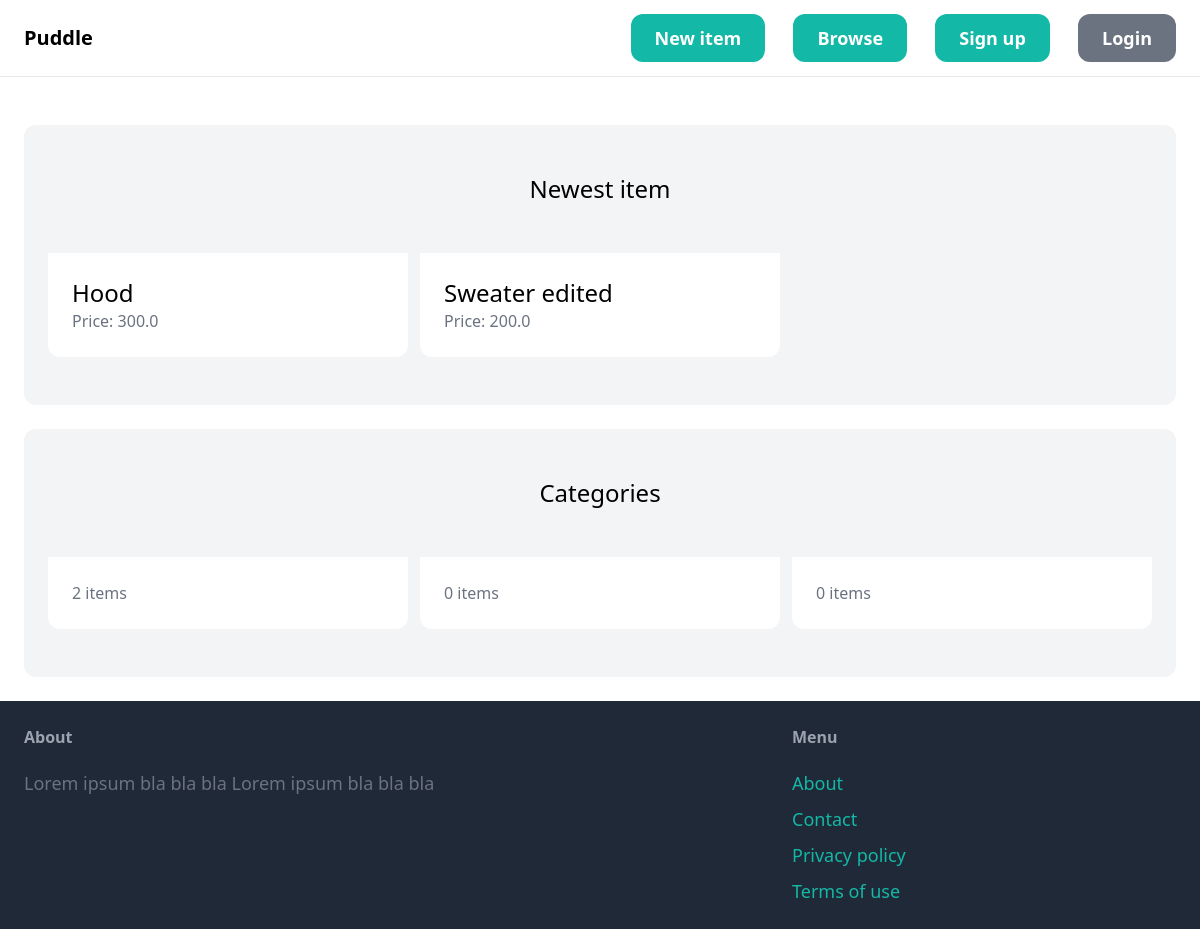
Before: / with the older database file.
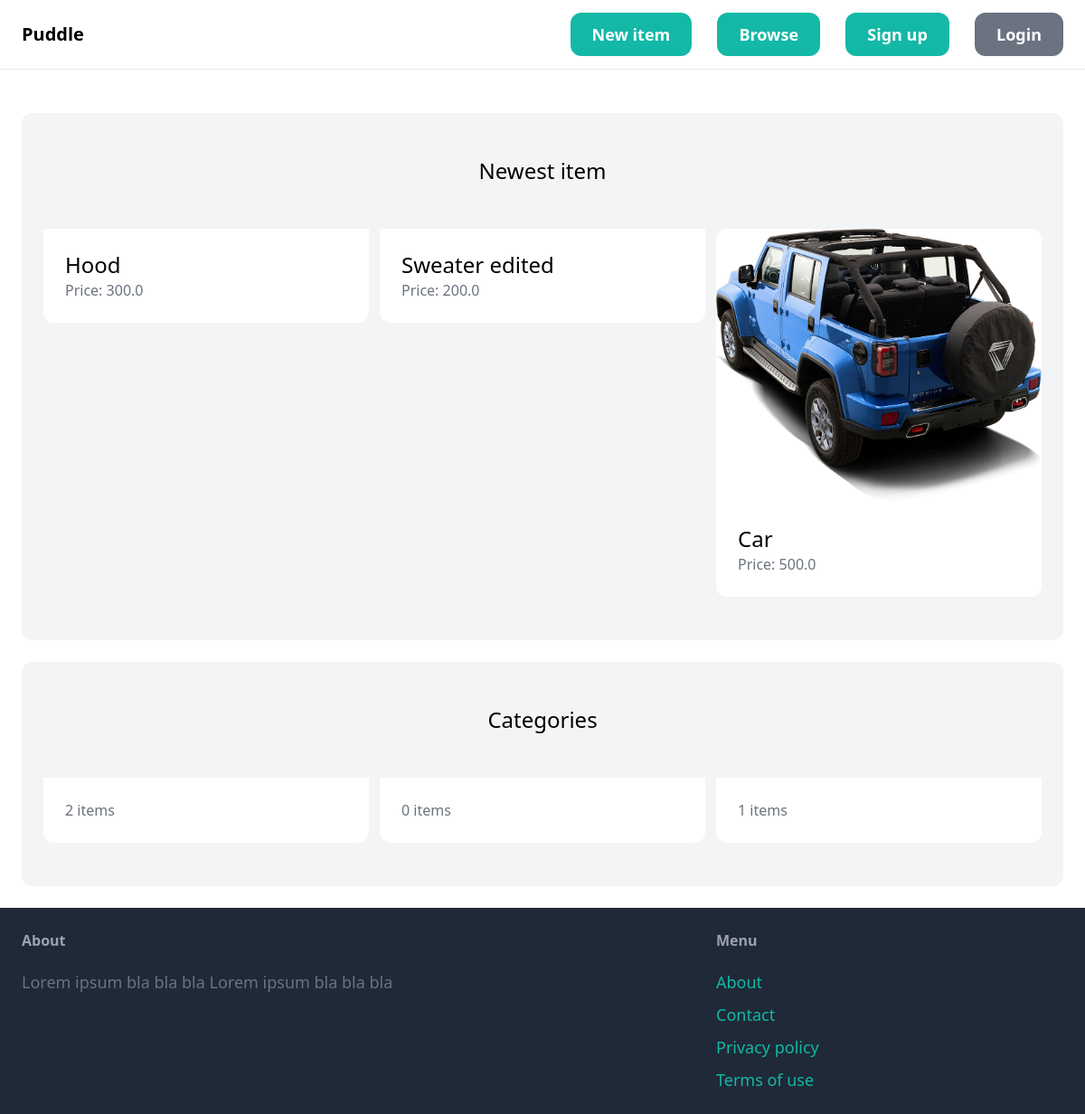
After: the same page with the newer database file.
### item/models.py (models this page shows, shortened)
class Item(models.Model):
    category = models.ForeignKey(Category, related_name='items', on_delete=models.CASCADE)
    name = models.CharField(max_length=255)
    description = models.TextField(blank=True, null=True)
    price = models.FloatField()
    image = models.ImageField(upload_to='item_images', blank=True, null=True)
    is_sold = models.BooleanField(default=False)
    created_by = models.ForeignKey(User, related_name='items', on_delete=models.CASCADE)
    created_at = models.DateTimeField(auto_now_add=True)

class Category(models.Model):
    name = models.CharField(max_length=255)
    class Meta:
        ordering = ('name', )
        verbose_name_plural = 'Categories'

### core/views.py (the view)
# urls.py: path('', views.index, name="index"),
def index(request):
    items = Item.objects.filter(is_sold=False)[0:6]
    categories = Category.objects.all()
    return render(request, 'core/index.html', {
        'categories': categories,
        'items': items
    })

### templates/core/index.html (shortened to what this page needs)
{% extends 'core/base.html' %}
{% block content %}
<div class="mt-6 px-6 py-12 bg-gray-100 rounded-xl">
    <h2 class="mb-12 text-2xl text-center"> Newest item</h2>
<div class="grid grid-cols-3 gap-3">
    {% for item in items %}
    <div>
        <a href="{% url 'item:detail' item.id %}">
            <div>
                <img src="{{item.image.url}}" alt="" class="rounded-t-xl">
            </div>
            <div class="p-6 bg-white rounded-b-xl">
                <h2 class="text-2xl">{{ item.name }}</h2>
                <p class="text-gray-500">Price: {{ item.price }}</p>
            </div>
        </a>
    </div>
    {% endfor %}
</div>
</div>
<div class="mt-6 px-6 py-12 bg-gray-100 rounded-xl">
    <h2 class="mb-12 text-2xl text-center">Categories</h2>
<div class="grid grid-cols-3 gap-3">
    {% for category in categories %}
    <div>
        <a href="#">
            <div class="p-6 bg-white rounded-b-xl">
                <p class="text-gray-500">{{ category.items.count }} items</p>
            </div>
        </a>
    </div>
    {% endfor %}
</div>
</div>
{% endblock %}

### templates/core/base.html (shortened to what this page needs)
<html lang="en">
<head>
    <script src="https://cdn.tailwindcss.com"></script>
</head>
<body>
    <nav class="py-6 px-6 flex justify-between items-center border-b border-gray-200">
        <a href="/" class="text-xl font-semibold">Puddle</a>
        <div class="space-x-6">
            <a href="{% url 'item:new' %}" class="px-6 py-3 text-lg font-semibold bg-teal-500 text-white rounded-xl hover:bg-teal-700">New item</a>
            <a href="{% url 'item:items' %}" class="px-6 py-3 text-lg font-semibold bg-teal-500 text-white rounded-xl hover:bg-teal-700">Browse</a>
            {% if request.user.is_authenticated %}
                <a href="{% url 'conversation:inbox' %}" class="px-6 py-3 text-lg font-semibold bg-teal-500 text-white rounded-xl hover:bg-teal-700">Inbox</a>
                <a href="{% url 'dashboard:index' %}" class="px-6 py-3 text-lg font-semibold bg-gray-500 text-white rounded-xl hover:bg-teal-700">Dashboard</a>
            {% else %}
                <a href="{% url 'core:signup' %}" class="px-6 py-3 text-lg font-semibold bg-teal-500 text-white rounded-xl hover:bg-teal-700">Sign up</a>
                <a href="{% url 'core:login' %}" class="px-6 py-3 text-lg font-semibold bg-gray-500 text-white rounded-xl hover:bg-teal-700">Login</a>
            {% endif %}
        </div>
    </nav>
    <div class="px-6 py-6">
        {% block content %}
        {% endblock %}
    </div>
    <footer class="py-6 px-6 flex justify-between bg-gray-800">
        <div class="w-2/3 pr-10">
            <h3 class="mb-5 font-semibold text-gray-400">About</h3>
            <p class="text-lg text-gray-500">Lorem ipsum bla bla bla Lorem ipsum bla bla bla</p>
        </div>
    <div class="w-1/3">
        <h3 class="mb-5 font-semibold text-gray-400">Menu</h3>
        <ul class="space-y-2">
            <li><a href="#" class="text-lg text-teal-500 hover:text-teal-700">About</a></li>
            <li><a href="{% url 'core:contact' %}" class="text-lg text-teal-500 hover:text-teal-700">Contact</a></li>
            <li><a href="#" class="text-lg text-teal-500 hover:text-teal-700">Privacy policy</a></li>
            <li><a href="#" class="text-lg text-teal-500 hover:text-teal-700">Terms of use</a></li>
        </ul>
    </div>
</footer>
</body>
</html>

Changed rows visible on the page:
added Item: image (picture), name "Car", price "500.0"
computed for Category (number 3 of 3 on the later page): items.count "0" → "1"
